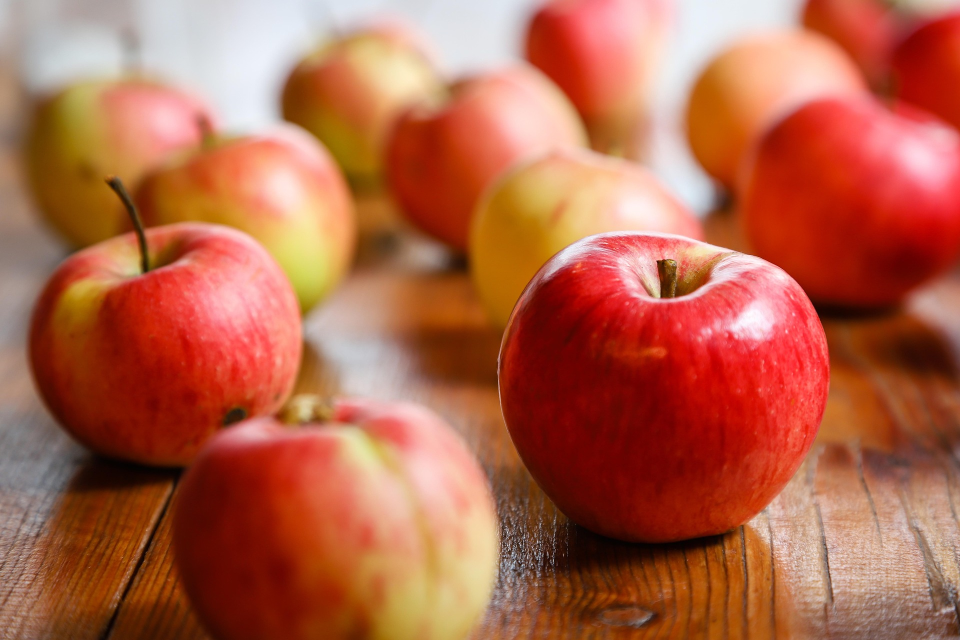
#> input picture dataset/apple/apple1.jpg.jpg, 1920 x 1280 px (shown at 1/2 size); its folder holds only this picture in this run
$ python -i image_matcher.py   (imports and definitions only)
#> lines starting #> are read from the running program, lines starting #| are printed output that depends on the picture
#> further down, picture is the input picture: shape (1280, 1920, 3); mean B, G, R 74.1, 100, 177.7
import os

import cv2
import numpy as np

from django.conf import settings


# ============================================================
# IMAGE MATCHING CONFIGURATION
# ============================================================

SUPPORTED_EXTENSIONS = (
    ".jpg",
    ".jpeg",
    ".png",
    ".webp",
)


# ============================================================
# LOAD IMAGE
# ============================================================

# [11 lines left out: function load_image, not called in this run]


# ============================================================
# IMAGE PREPROCESSING
# ============================================================

def preprocess_image(image):
    """
    Resize image and convert it into HSV format.

    HSV is useful for comparing fruit colors.
    """

    image = cv2.resize(
        image,
        (224, 224)
    )
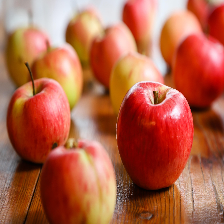
#> image: shape (224, 224, 3); mean of channels 0, 1, 2 74.1, 99.9, 177.6; drawn as B, G, R

    hsv_image = cv2.cvtColor(
        image,
        cv2.COLOR_BGR2HSV
    )
#> hsv_image: shape (224, 224, 3); mean H, S, V 25, 164.7, 178

    return hsv_image


# ============================================================
# COLOR HISTOGRAM
# ============================================================

def calculate_histogram(image):
    """
    Calculate normalized HSV histogram.
    """

    hsv_image = preprocess_image(image)

    histogram = cv2.calcHist(
        [hsv_image],
        [0, 1],
        None,
        [50, 60],
        [0, 180, 0, 256]
    )
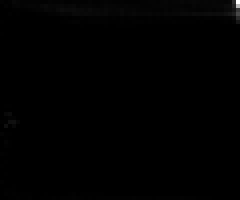
#> histogram: shape (50, 60) float32 (shown 4 times larger); min 0, max 4956, mean 16.7; drawn with min black and max white

    cv2.normalize(
        histogram,
        histogram
    )

    return histogram


# ============================================================
# IMAGE SIMILARITY
# ============================================================

# [129 lines left out: functions calculate_similarity, get_dataset_images, find_best_match, not called in this run]

>>> import cv2
>>> picture = cv2.imread('../dataset/apple/apple1.jpg.jpg')
>>> result = calculate_histogram(picture)

$ run again, on dataset/apple/apple5.jpg.jpg
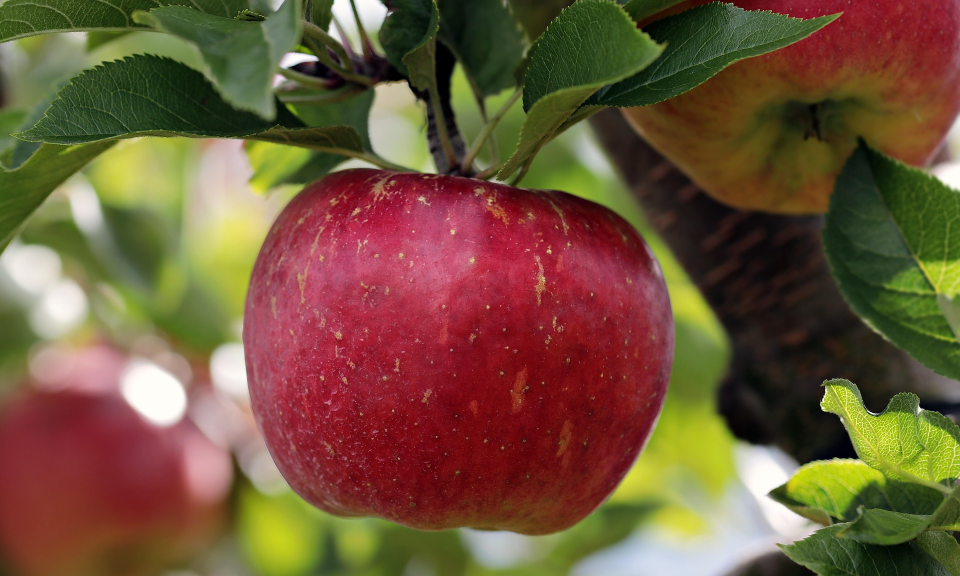
#> input picture dataset/apple/apple5.jpg.jpg, 1920 x 1152 px (shown at 1/2 size)
#> picture is the input picture: shape (1152, 1920, 3); mean B, G, R 57.5, 85.1, 111.9
#> in preprocess_image, `image = cv2.resize( image, (224, 224) )`:
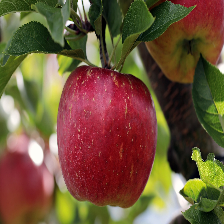
#> image: shape (224, 224, 3); mean of channels 0, 1, 2 57.4, 85, 111.9; drawn as B, G, R
#> hsv_image: shape (224, 224, 3); mean H, S, V 69.9, 145.3, 119.4
#> in calculate_histogram, `histogram = cv2.calcHist( [hsv_image], [0, 1], None, [50, 60], [0, 180..`:
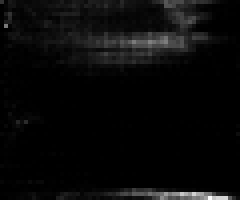
#> histogram: shape (50, 60) float32 (shown 4 times larger); min 0, max 447, mean 16.7; drawn with min black and max white

$ run again, on dataset/apple/apple6.jpg.jpg
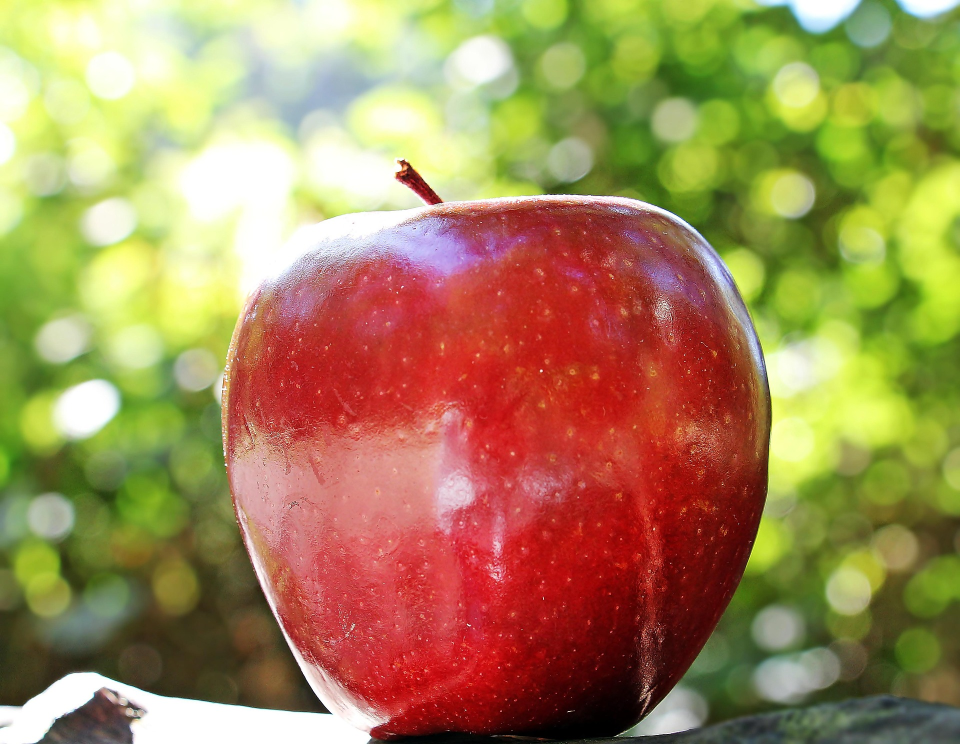
#> input picture dataset/apple/apple6.jpg.jpg, 1920 x 1488 px (shown at 1/2 size)
#> picture is the input picture: shape (1488, 1920, 3); mean B, G, R 87.9, 137.2, 163.8
#> in preprocess_image, `image = cv2.resize( image, (224, 224) )`:
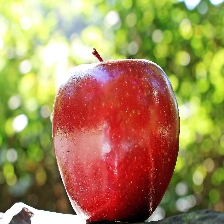
#> image: shape (224, 224, 3); mean of channels 0, 1, 2 87.8, 137.1, 163.7; drawn as B, G, R
#> hsv_image: shape (224, 224, 3); mean H, S, V 42.2, 140.2, 176.7
#> in calculate_histogram, `histogram = cv2.calcHist( [hsv_image], [0, 1], None, [50, 60], [0, 180..`:
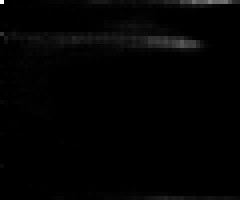
#> histogram: shape (50, 60) float32 (shown 4 times larger); min 0, max 1364, mean 16.7; drawn with min black and max white
